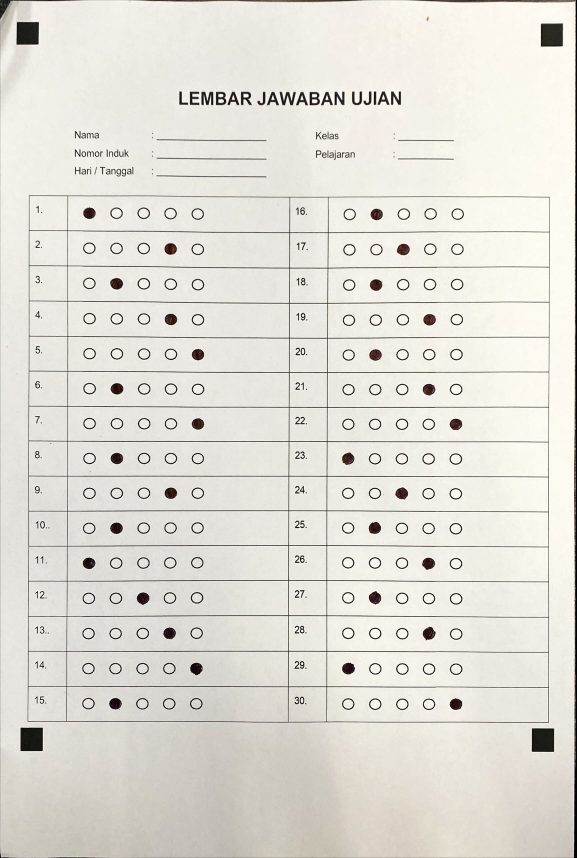
#> input picture Kunjab.jpg, 1729 x 2573 px (shown at 1/3 size)
$ python test_preprocess2.py
#> lines starting #> are read from the running program, lines starting #| are printed output that depends on the picture; after the words box and inside, x2 and y2 are one past the last pixel; in counts of white or black regions, pixels touching at a corner belong together
import cv2
import numpy as np

def preprocess_debug_adaptive(image):
    """
    Versi Adaptive Threshold untuk PERBANDINGAN.
    Tujuan: Menunjukkan noise dan hollow bubble jika tidak pakai CLAHE+OTSU.
    """
    steps = []

    # 1. Grayscale
    gray = cv2.cvtColor(image, cv2.COLOR_BGR2GRAY)
    steps.append(("1. Gray", gray))

    # 2. Blur (Wajib sebelum Adaptive biar pori kertas agak halus)
    blur = cv2.GaussianBlur(gray, (5, 5), 0)
    steps.append(("2. Blur", blur))

    # ==========================================
    # 3. ADAPTIVE THRESHOLD (Pengganti CLAHE + OTSU)
    # ==========================================
    # Pakai block size standar (misal 21) untuk memancing noise keluar
    thresh = cv2.adaptiveThreshold(
        blur, 255,
        cv2.ADAPTIVE_THRESH_GAUSSIAN_C,
        cv2.THRESH_BINARY_INV,
        21, 10
    )
    steps.append(("3. Adaptive", thresh))

    # ==========================================
    # 4. NOISE REMOVAL
    # ==========================================
    kernel_noise = np.ones((3,3), np.uint8)
    clean_noise = cv2.morphologyEx(thresh, cv2.MORPH_OPEN, kernel_noise)
    steps.append(("4. Clean Noise", clean_noise))

    # ==========================================
    # 5. PROTEKSI SUDUT & MASKING
    # ==========================================
    h, w = clean_noise.shape
    margin = 0.15

    margin_h = int(h * margin)
    margin_w = int(w * margin)

    mask_center = np.zeros_like(clean_noise)
    mask_center[margin_h:h-margin_h, margin_w:w-margin_w] = 255

    thresh_center = cv2.bitwise_and(clean_noise, mask_center)

    # ==========================================
    # 6. DETECT & HAPUS GARIS
    # ==========================================
    horizontal_kernel = cv2.getStructuringElement(cv2.MORPH_RECT, (40, 1))
    vertical_kernel = cv2.getStructuringElement(cv2.MORPH_RECT, (1, 40))

    detect_horizontal = cv2.morphologyEx(thresh_center, cv2.MORPH_OPEN, horizontal_kernel, iterations=2)
    detect_vertical = cv2.morphologyEx(thresh_center, cv2.MORPH_OPEN, vertical_kernel, iterations=2)

    detected_lines = cv2.add(detect_horizontal, detect_vertical)
    steps.append(("5. Detect Lines", detected_lines))

    thresh_cleaned = cv2.subtract(clean_noise, detected_lines)
    steps.append(("6. Lines Removed", thresh_cleaned))

    # ==========================================
    # 7. FINAL TOUCH (DILATE)
    # ==========================================
    kernel = cv2.getStructuringElement(cv2.MORPH_RECT, (2, 2))
    thresh_final = cv2.dilate(thresh_cleaned, kernel, iterations=1)
    steps.append(("7. Final Adaptive", thresh_final))

    return steps
def show_grid(thresh_final):
    images = []

    for name, img in thresh_final:
        # pastikan semua jadi BGR
        if len(img.shape) == 2:
            img = cv2.cvtColor(img, cv2.COLOR_GRAY2BGR)

        # resize FIX SIZE (WAJIB!)
        img = cv2.resize(img, (300, 300))

        # copy biar gak overwrite memory
        img = img.copy()

        # kasih label
        cv2.putText(img, name, (10, 25),
                    cv2.FONT_HERSHEY_SIMPLEX,
                    0.7, (0,255,0), 2)

        images.append(img)

    # pastikan jumlah cukup
    while len(images) < 8:
        images.append(np.zeros((300,300,3), dtype=np.uint8))

    row1 = np.hstack(images[:4])
    row2 = np.hstack(images[4:8])

    grid = np.vstack([row1, row2])

    cv2.namedWindow("GRID", cv2.WINDOW_NORMAL)
    cv2.imshow("GRID", grid)

# =========================
# MAIN
# =========================
img = cv2.imread("Kunjab.jpg")
#> img is the input picture: shape (2573, 1729, 3); mean B, G, R 215.3, 222.6, 225.6

steps = preprocess_debug_adaptive(img)
#> in preprocess_debug_adaptive, `thresh = cv2.adaptiveThreshold( blur, 255, cv2.ADAPTIVE_THRESH_GAUSSIA..`:
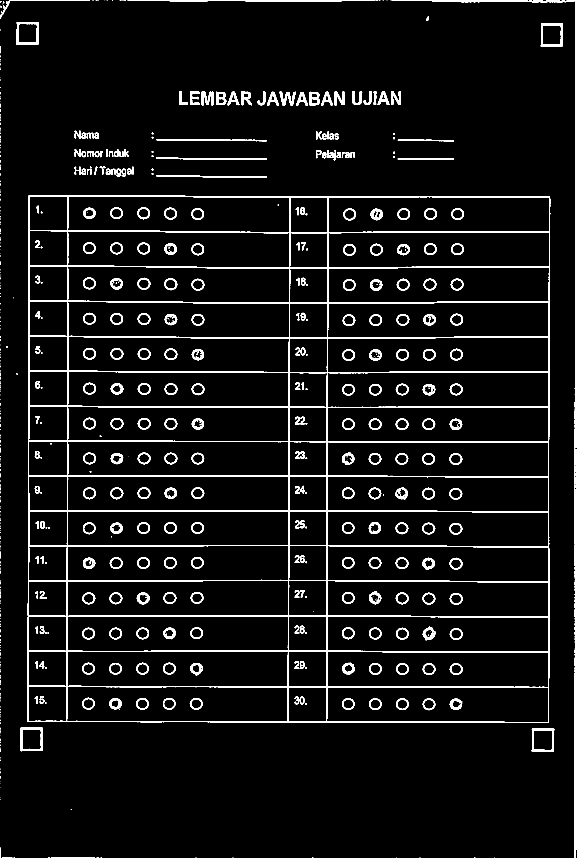
#> thresh: shape (2573, 1729) (shown at 1/3 size); 5.2% white; 618 white regions (314 under 20 px), largest, box (x1, y1, x2, y2) and area: (82, 585, 1651, 2169) 109248, (1722, 0, 1729, 2573) 10823, (382, 0, 1126, 6) 2692
#> in preprocess_debug_adaptive, `clean_noise = cv2.morphologyEx(thresh, cv2.MORPH_OPEN, kernel_noise)`: clean_noise: shape (2573, 1729); 5.2% white; 383 white regions (55 under 20 px), largest, box (x1, y1, x2, y2) and area: (82, 809, 1649, 2169) 81685, (85, 585, 1651, 1108) 20535, (1724, 0, 1729, 1286) 4187
#> in preprocess_debug_adaptive, `thresh_center = cv2.bitwise_and(clean_noise, mask_center)`: thresh_center: shape (2573, 1729); 3.5% white; 277 white regions (25 under 20 px), largest, box (x1, y1, x2, y2) and area: (259, 1329, 1470, 2168) 37163, (259, 809, 1470, 1423) 20590, (259, 586, 1470, 800) 5562
#> in preprocess_debug_adaptive, `detect_horizontal = cv2.morphologyEx(thresh_center, cv2.MORPH_OPEN, ho..`: detect_horizontal: shape (2573, 1729); 1.5% white; 24 white regions, largest, box (x1, y1, x2, y2) and area: (261, 903, 1472, 912) 4323, (261, 797, 1472, 806) 4118, (261, 1009, 1472, 1016) 4100
#> in preprocess_debug_adaptive, `detect_vertical = cv2.morphologyEx(thresh_center, cv2.MORPH_OPEN, vert..`: detect_vertical: shape (2573, 1729); 0.22% white; 7 white regions, largest, box (x1, y1, x2, y2) and area: (863, 1331, 869, 2170) 2771, (979, 1436, 982, 2162) 2175, (866, 811, 870, 1323) 1620
#> in preprocess_debug_adaptive, `detected_lines = cv2.add(detect_horizontal, detect_vertical)`:
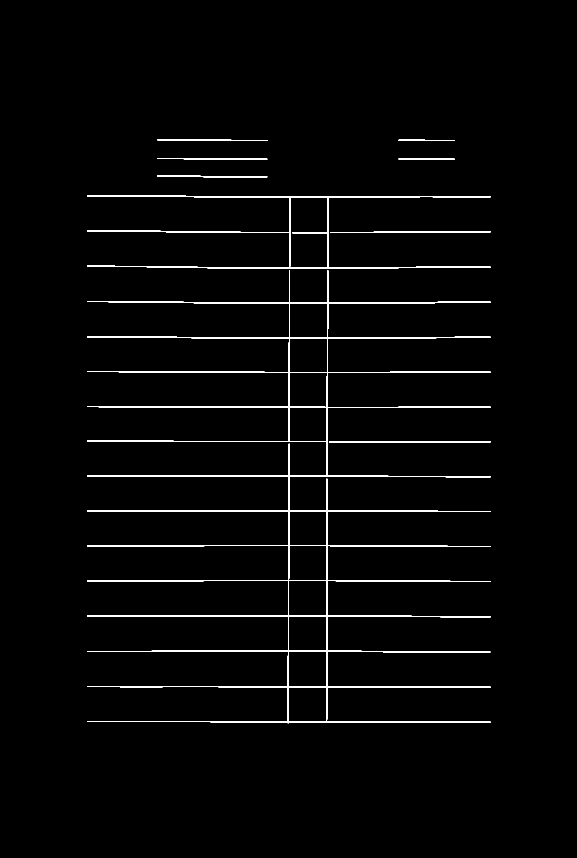
#> detected_lines: shape (2573, 1729) (shown at 1/3 size); 1.8% white; 13 white regions, largest, box (x1, y1, x2, y2) and area: (261, 1331, 1472, 2170) 36057, (261, 811, 1472, 1425) 22297, (261, 586, 1472, 802) 5309
#> in preprocess_debug_adaptive, `thresh_cleaned = cv2.subtract(clean_noise, detected_lines)`: thresh_cleaned: shape (2573, 1729); 3.4% white; 708 white regions (336 under 20 px), largest, box (x1, y1, x2, y2) and area: (1413, 1645, 1648, 2169) 4536, (82, 1643, 261, 2166) 4456, (1724, 0, 1729, 1286) 4187
#> in preprocess_debug_adaptive, `thresh_final = cv2.dilate(thresh_cleaned, kernel, iterations=1)`:
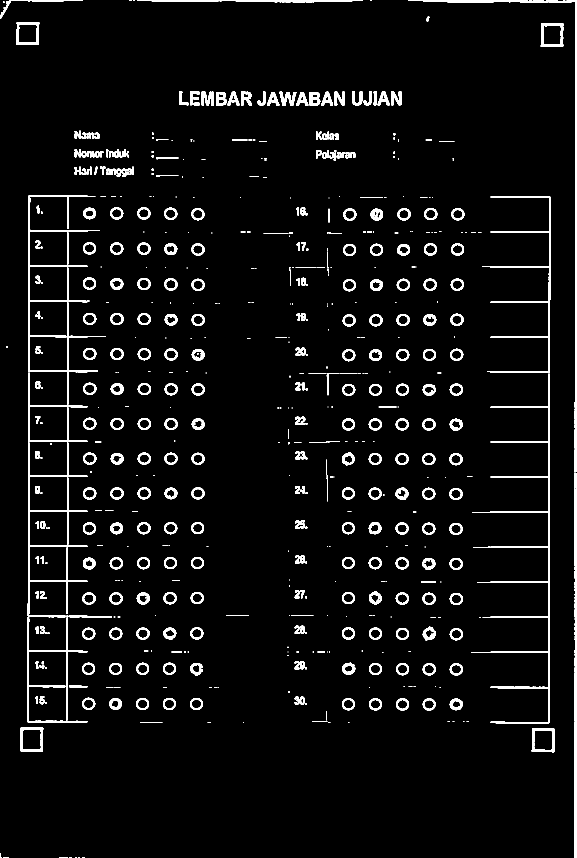
#> thresh_final: shape (2573, 1729) (shown at 1/3 size); 4.4% white; 655 white regions (226 under 20 px), largest, box (x1, y1, x2, y2) and area: (1413, 1121, 1650, 2170) 11297, (82, 1643, 262, 2167) 7379, (85, 585, 299, 1109) 6241
#> steps = 7 items
show_grid(steps)
#> the loop in show_grid, `for name, img in thresh_final:` made 7 passes
#> name on passes 1 to 7: '1. Gray', '2. Blur', '3. Adaptive', '4. Clean Noise', '5. Detect Lines', '6. Lines Removed', '7. Final Adaptive'
#> pass 1, in show_grid, `img = cv2.resize(img, (300, 300))`:
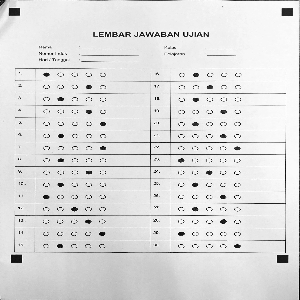
#> img: shape (300, 300, 3); min 1, max 254, mean 222.3
#> the loop in show_grid, `while len(images) < 8:` made 1 pass
#> after the loop in show_grid, `while len(images) < 8:`: images = 8 items
#> in show_grid, `row1 = np.hstack(images[:4])`:
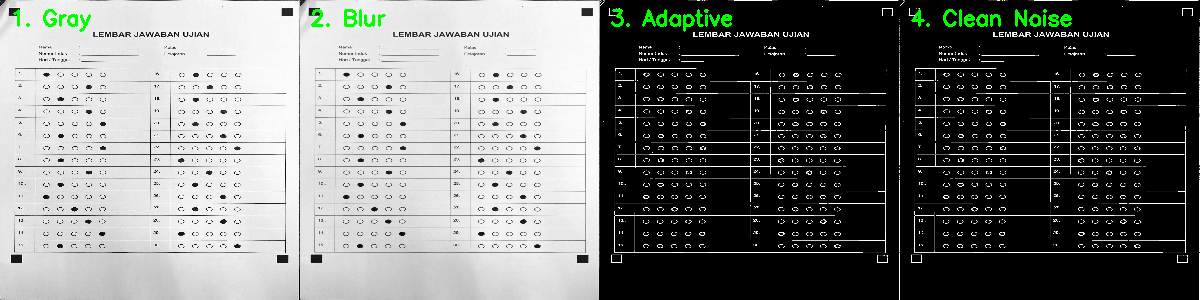
#> row1: shape (300, 1200, 3); mean of channels 0, 1, 2 117.5, 119.5, 117.5; drawn as B, G, R
#> in show_grid, `row2 = np.hstack(images[4:8])`:
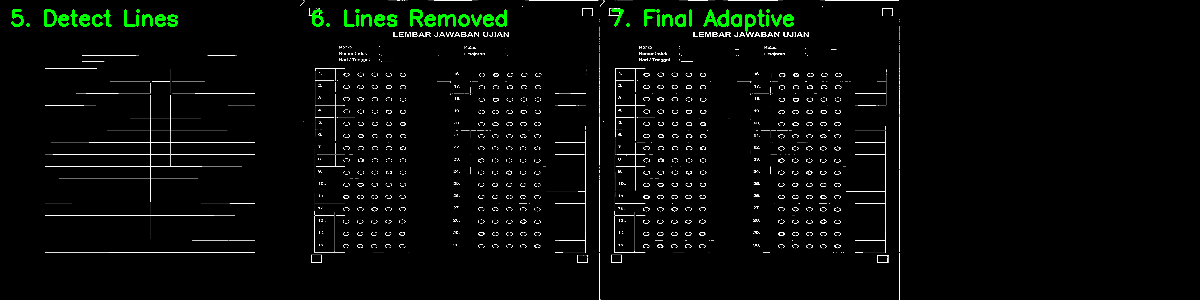
#> row2: shape (300, 1200, 3); mean of channels 0, 1, 2 6.3, 8.8, 6.3; drawn as B, G, R
#> in show_grid, `grid = np.vstack([row1, row2])`:
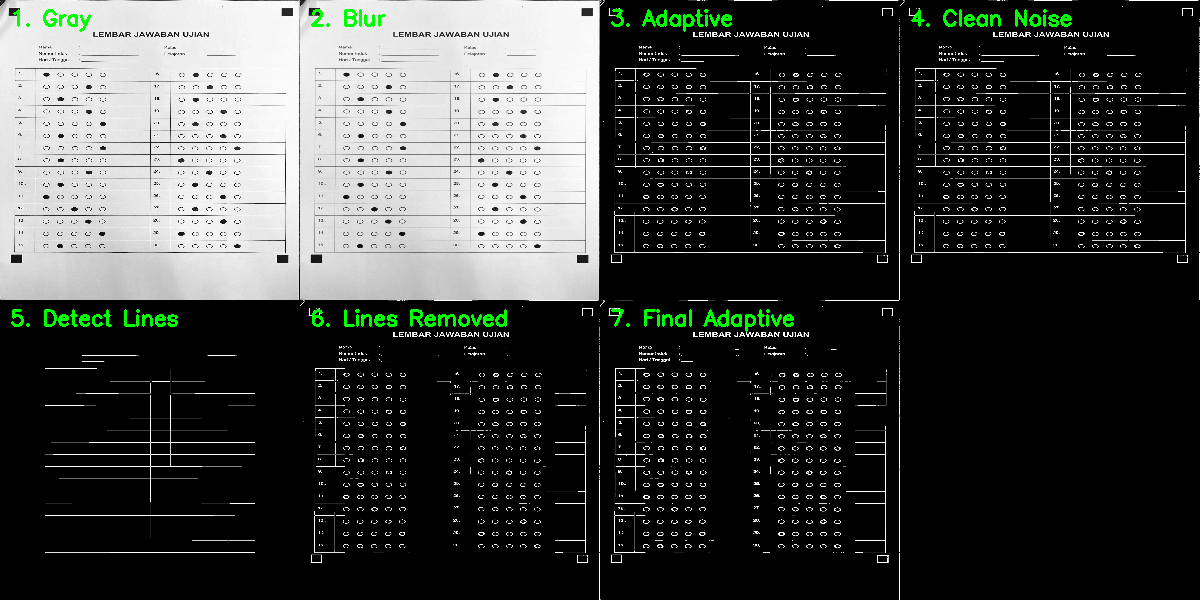
#> grid: shape (600, 1200, 3); mean of channels 0, 1, 2 61.9, 64.1, 61.9; drawn as B, G, R

cv2.waitKey(0)
cv2.destroyAllWindows()
